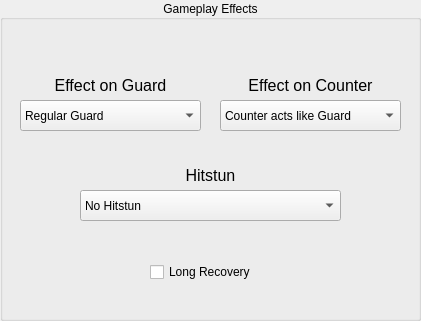
  <widget class="QGroupBox" name="GameplayEffectGroupBox">
   <property name="geometry">
    <rect>
     <x>410</x>
     <y>120</y>
     <width>421</width>
     <height>321</height>
    </rect>
   </property>
   <property name="title">
    <string>Gameplay Effects</string>
   </property>
   <property name="alignment">
    <set>Qt::AlignCenter</set>
   </property>
   <widget class="QLabel" name="EOG_Lbl">
    <property name="geometry">
     <rect>
      <x>20</x>
      <y>70</y>
      <width>181</width>
      <height>31</height>
     </rect>
    </property>
    <property name="font">
     <font>
      <pointsize>12</pointsize>
     </font>
    </property>
    <property name="toolTip">
     <string>&lt;html&gt;&lt;head/&gt;&lt;body&gt;&lt;p&gt;The effect that will occur if the attack hits a guarding opponent.&lt;/p&gt;&lt;/body&gt;&lt;/html&gt;</string>
    </property>
    <property name="text">
     <string>Effect on Guard</string>
    </property>
    <property name="alignment">
     <set>Qt::AlignCenter</set>
    </property>
   </widget>
   <widget class="QComboBox" name="EOG_Box">
    <property name="geometry">
     <rect>
      <x>20</x>
      <y>100</y>
      <width>181</width>
      <height>31</height>
     </rect>
    </property>
    <property name="styleSheet">
     <string notr="true"/>
    </property>
    <property name="sizeAdjustPolicy">
     <enum>QComboBox::AdjustToMinimumContentsLengthWithIcon</enum>
    </property>
    <item>
     <property name="text">
      <string>Regular Guard</string>
     </property>
    </item>
    <item>
     <property name="text">
      <string>Guard Break</string>
     </property>
    </item>
    <item>
     <property name="text">
      <string>Combo Breaker</string>
     </property>
    </item>
    <item>
     <property name="text">
      <string>Ignores Guard</string>
     </property>
    </item>
    <item>
     <property name="text">
      <string>Counter Effect</string>
     </property>
    </item>
    <item>
     <property name="text">
      <string>Attack Misses</string>
     </property>
    </item>
   </widget>
   <widget class="QLabel" name="EOC_Lbl">
    <property name="geometry">
     <rect>
      <x>230</x>
      <y>70</y>
      <width>161</width>
      <height>31</height>
     </rect>
    </property>
    <property name="font">
     <font>
      <pointsize>12</pointsize>
     </font>
    </property>
    <property name="toolTip">
     <string>&lt;html&gt;&lt;head/&gt;&lt;body&gt;&lt;p&gt;The effect that will occur if the attack hits an opponent who is currently in the counter-stance.&lt;/p&gt;&lt;/body&gt;&lt;/html&gt;</string>
    </property>
    <property name="text">
     <string>Effect on Counter</string>
    </property>
    <property name="alignment">
     <set>Qt::AlignCenter</set>
    </property>
   </widget>
   <widget class="QComboBox" name="EOC_Box">
    <property name="geometry">
     <rect>
      <x>220</x>
      <y>100</y>
      <width>181</width>
      <height>31</height>
     </rect>
    </property>
    <property name="styleSheet">
     <string notr="true"/>
    </property>
    <property name="currentIndex">
     <number>0</number>
    </property>
    <property name="maxVisibleItems">
     <number>6</number>
    </property>
    <property name="sizeAdjustPolicy">
     <enum>QComboBox::AdjustToMinimumContentsLengthWithIcon</enum>
    </property>
    <item>
     <property name="text">
      <string>Counter acts like Guard</string>
     </property>
    </item>
    <item>
     <property name="text">
      <string>Guard Break</string>
     </property>
    </item>
    <item>
     <property name="text">
      <string>Combo Breaker</string>
     </property>
    </item>
    <item>
     <property name="text">
      <string>Ignores Counter</string>
     </property>
    </item>
    <item>
     <property name="text">
      <string>Regular Counter</string>
     </property>
    </item>
    <item>
     <property name="text">
      <string>Attack Misses</string>
     </property>
    </item>
   </widget>
   <widget class="QComboBox" name="HitstunBox">
    <property name="geometry">
     <rect>
      <x>80</x>
      <y>190</y>
      <width>261</width>
      <height>31</height>
     </rect>
    </property>
    <property name="styleSheet">
     <string notr="true"/>
    </property>
    <property name="currentIndex">
     <number>0</number>
    </property>
    <property name="maxVisibleItems">
     <number>39</number>
    </property>
    <property name="sizeAdjustPolicy">
     <enum>QComboBox::AdjustToMinimumContentsLengthWithIcon</enum>
    </property>
    <item>
     <property name="text">
      <string>No Hitstun</string>
     </property>
    </item>
    <item>
     <property name="text">
      <string>Attack Misses</string>
     </property>
    </item>
    <item>
     <property name="text">
      <string>No Hitstun</string>
     </property>
    </item>
    <item>
     <property name="text">
      <string>Strike (Primary String)</string>
     </property>
    </item>
    <item>
     <property name="text">
      <string>Strike (Secondary String)</string>
     </property>
    </item>
    <item>
     <property name="text">
      <string>Smash Stun (Right)</string>
     </property>
    </item>
    <item>
     <property name="text">
      <string>Smash Stun (Left)</string>
     </property>
    </item>
    <item>
     <property name="text">
      <string>Smash Stun (Neutral)</string>
     </property>
    </item>
    <item>
     <property name="text">
      <string>Smash Stun (Down)</string>
     </property>
    </item>
    <item>
     <property name="text">
      <string>Long Stun + Enter Secondary</string>
     </property>
    </item>
    <item>
     <property name="text">
      <string>Lift Strike Stun</string>
     </property>
    </item>
    <item>
     <property name="text">
      <string>Ground Slash Stun</string>
     </property>
    </item>
    <item>
     <property name="text">
      <string>Heavy Finisher</string>
     </property>
    </item>
    <item>
     <property name="text">
      <string>Instant Knockdown (unused)</string>
     </property>
    </item>
    <item>
     <property name="text">
      <string>Knockdown with Knockback</string>
     </property>
    </item>
    <item>
     <property name="text">
      <string>Combo Ender</string>
     </property>
    </item>
    <item>
     <property name="text">
      <string>Smash Stun (Full Charge)</string>
     </property>
    </item>
    <item>
     <property name="text">
      <string>Smash Stun (Medium Charge)</string>
     </property>
    </item>
    <item>
     <property name="text">
      <string>(!) Throw Animation</string>
     </property>
    </item>
    <item>
     <property name="text">
      <string>(?) No Hitstun</string>
     </property>
    </item>
    <item>
     <property name="text">
      <string>(!) Giant Throw Animation</string>
     </property>
    </item>
    <item>
     <property name="text">
      <string>Paralyzation (Short)</string>
     </property>
    </item>
    <item>
     <property name="text">
      <string>Paralyzation (Medium)</string>
     </property>
    </item>
    <item>
     <property name="text">
      <string>Paralyzation (Long)</string>
     </property>
    </item>
    <item>
     <property name="text">
      <string>Knockdown Paralyzation (Short)</string>
     </property>
    </item>
    <item>
     <property name="text">
      <string>Knockdown Paralyzation (Medium)</string>
     </property>
    </item>
    <item>
     <property name="text">
      <string>Knockdown Paralyzation (Long)</string>
     </property>
    </item>
    <item>
     <property name="text">
      <string>(?)(!) Blast 2 Animation</string>
     </property>
    </item>
    <item>
     <property name="text">
      <string>(?)(!) Blast 1 Animation</string>
     </property>
    </item>
    <item>
     <property name="text">
      <string>Landing Animation (Soft)</string>
     </property>
    </item>
    <item>
     <property name="text">
      <string>Landing Animation (Medium)</string>
     </property>
    </item>
    <item>
     <property name="text">
      <string>Landing Animation (Hard)</string>
     </property>
    </item>
    <item>
     <property name="text">
      <string>(?)(!) Removes Radar, Crashes</string>
     </property>
    </item>
    <item>
     <property name="text">
      <string>Rolling Hammer (Right)</string>
     </property>
    </item>
    <item>
     <property name="text">
      <string>Rolling Hammer (Left)</string>
     </property>
    </item>
    <item>
     <property name="text">
      <string>(?) Another Giant Throw?</string>
     </property>
    </item>
    <item>
     <property name="text">
      <string>Death Beam Knockdown</string>
     </property>
    </item>
    <item>
     <property name="text">
      <string>(?) Dragon Heavy Stun</string>
     </property>
    </item>
    <item>
     <property name="text">
      <string>(?) Unused</string>
     </property>
    </item>
    <item>
     <property name="text">
      <string>(?) Instant Knockdown (SFX)</string>
     </property>
    </item>
    <item>
     <property name="text">
      <string/>
     </property>
    </item>
   </widget>
   <widget class="QLabel" name="HitstunLbl">
    <property name="geometry">
     <rect>
      <x>120</x>
      <y>160</y>
      <width>181</width>
      <height>31</height>
     </rect>
    </property>
    <property name="font">
     <font>
      <pointsize>12</pointsize>
     </font>
    </property>
    <property name="toolTip">
     <string>&lt;html&gt;&lt;head/&gt;&lt;body&gt;&lt;p&gt;The Hitstun animation of the character getting hit.&lt;/p&gt;&lt;p&gt;Note: For Stuns marked by a '(?)', it is unknown where they come from and whether they are used at all. &lt;/p&gt;&lt;p&gt;Stuns marked by a '(!)' have unknown effects and may crash your game.&lt;/p&gt;&lt;p&gt;If you find out more information about them, DM me on Discord jagger1407#0389 and tell me your findings.&lt;/p&gt;&lt;/body&gt;&lt;/html&gt;</string>
    </property>
    <property name="text">
     <string>Hitstun</string>
    </property>
    <property name="alignment">
     <set>Qt::AlignCenter</set>
    </property>
   </widget>
   <widget class="QCheckBox" name="GuardBehaviourFlag">
    <property name="geometry">
     <rect>
      <x>150</x>
      <y>260</y>
      <width>131</width>
      <height>24</height>
     </rect>
    </property>
    <property name="toolTip">
     <string>&lt;html&gt;&lt;head/&gt;&lt;body&gt;&lt;p&gt;This decides whether, upon the opponent guarding the hit, they will have a regular blocking animation or a longer, heavier hit animation, most notably used by the attacks of Great Apes.&lt;/p&gt;&lt;/body&gt;&lt;/html&gt;</string>
    </property>
    <property name="text">
     <string>Long Recovery</string>
    </property>
   </widget>
   <zorder>HitstunLbl</zorder>
   <zorder>EOC_Lbl</zorder>
   <zorder>EOG_Lbl</zorder>
   <zorder>EOG_Box</zorder>
   <zorder>EOC_Box</zorder>
   <zorder>HitstunBox</zorder>
   <zorder>GuardBehaviourFlag</zorder>
  </widget>
